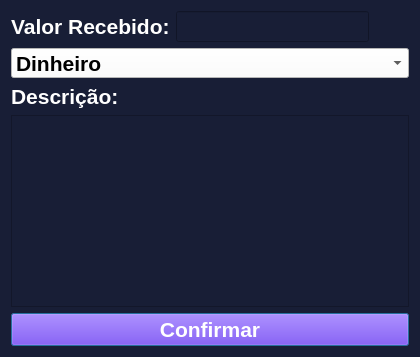
<?xml version="1.0" encoding="UTF-8"?>
<ui version="4.0">
 <class>Dialog</class>
 <widget class="QDialog" name="Dialog">
  <property name="windowModality">
   <enum>Qt::ApplicationModal</enum>
  </property>
  <property name="geometry">
   <rect>
    <x>0</x>
    <y>0</y>
    <width>400</width>
    <height>0</height>
   </rect>
  </property>
  <property name="windowTitle">
   <string>Entrada</string>
  </property>
  <property name="styleSheet">
   <string notr="true">background-color: rgb(24,30,54);</string>
  </property>
  <property name="modal">
   <bool>true</bool>
  </property>
  <layout class="QGridLayout" name="gridLayout">
   <item row="2" column="0">
    <layout class="QVBoxLayout" name="verticalLayout">
     <item>
      <widget class="QLabel" name="label">
       <property name="font">
        <font>
         <pointsize>16</pointsize>
         <weight>75</weight>
         <bold>true</bold>
        </font>
       </property>
       <property name="styleSheet">
        <string notr="true">color: rgb(255, 255, 255);</string>
       </property>
       <property name="text">
        <string>Descrição:</string>
       </property>
      </widget>
     </item>
     <item>
      <widget class="QTextEdit" name="textEdit">
       <property name="font">
        <font>
         <pointsize>12</pointsize>
         <weight>75</weight>
         <bold>true</bold>
        </font>
       </property>
       <property name="styleSheet">
        <string notr="true">color: rgb(255, 255, 255);</string>
       </property>
      </widget>
     </item>
    </layout>
   </item>
   <item row="3" column="0">
    <widget class="QPushButton" name="pushButton">
     <property name="font">
      <font>
       <pointsize>16</pointsize>
       <weight>75</weight>
       <bold>true</bold>
      </font>
     </property>
     <property name="cursor">
      <cursorShape>PointingHandCursor</cursorShape>
     </property>
     <property name="styleSheet">
      <string notr="true">color: rgb(255, 255, 255);
background-color: rgb(85, 0, 255);</string>
     </property>
     <property name="text">
      <string>Confirmar</string>
     </property>
    </widget>
   </item>
   <item row="0" column="0">
    <layout class="QHBoxLayout" name="horizontalLayout">
     <item>
      <widget class="QLabel" name="label_2">
       <property name="font">
        <font>
         <pointsize>16</pointsize>
         <weight>75</weight>
         <bold>true</bold>
        </font>
       </property>
       <property name="styleSheet">
        <string notr="true">color: rgb(255, 255, 255);</string>
       </property>
       <property name="text">
        <string>Valor Recebido:</string>
       </property>
      </widget>
     </item>
     <item>
      <widget class="QLineEdit" name="lineEdit">
       <property name="font">
        <font>
         <pointsize>14</pointsize>
         <weight>75</weight>
         <bold>true</bold>
        </font>
       </property>
       <property name="styleSheet">
        <string notr="true">color: rgb(255, 255, 255);</string>
       </property>
       <property name="maxLength">
        <number>17</number>
       </property>
      </widget>
     </item>
     <item>
      <spacer name="horizontalSpacer">
       <property name="orientation">
        <enum>Qt::Horizontal</enum>
       </property>
       <property name="sizeHint" stdset="0">
        <size>
         <width>40</width>
         <height>20</height>
        </size>
       </property>
      </spacer>
     </item>
    </layout>
   </item>
   <item row="1" column="0">
    <widget class="QComboBox" name="comboBox_2">
     <property name="minimumSize">
      <size>
       <width>100</width>
       <height>30</height>
      </size>
     </property>
     <property name="maximumSize">
      <size>
       <width>500</width>
       <height>30</height>
      </size>
     </property>
     <property name="font">
      <font>
       <pointsize>16</pointsize>
       <weight>75</weight>
       <bold>true</bold>
      </font>
     </property>
     <property name="styleSheet">
      <string notr="true">background-color: rgb(255, 255, 255);</string>
     </property>
     <property name="maxVisibleItems">
      <number>100</number>
     </property>
     <item>
      <property name="text">
       <string>Dinheiro</string>
      </property>
     </item>
     <item>
      <property name="text">
       <string>Cheque</string>
      </property>
     </item>
     <item>
      <property name="text">
       <string>Cartão de Crédito</string>
      </property>
     </item>
     <item>
      <property name="text">
       <string>Cartão de Débito</string>
      </property>
     </item>
     <item>
      <property name="text">
       <string>Crédito Loja</string>
      </property>
     </item>
     <item>
      <property name="text">
       <string>Pix</string>
      </property>
     </item>
     <item>
      <property name="text">
       <string>Vale Presente</string>
      </property>
     </item>
     <item>
      <property name="text">
       <string>Outros</string>
      </property>
     </item>
    </widget>
   </item>
  </layout>
 </widget>
 <resources/>
 <connections/>
</ui>
